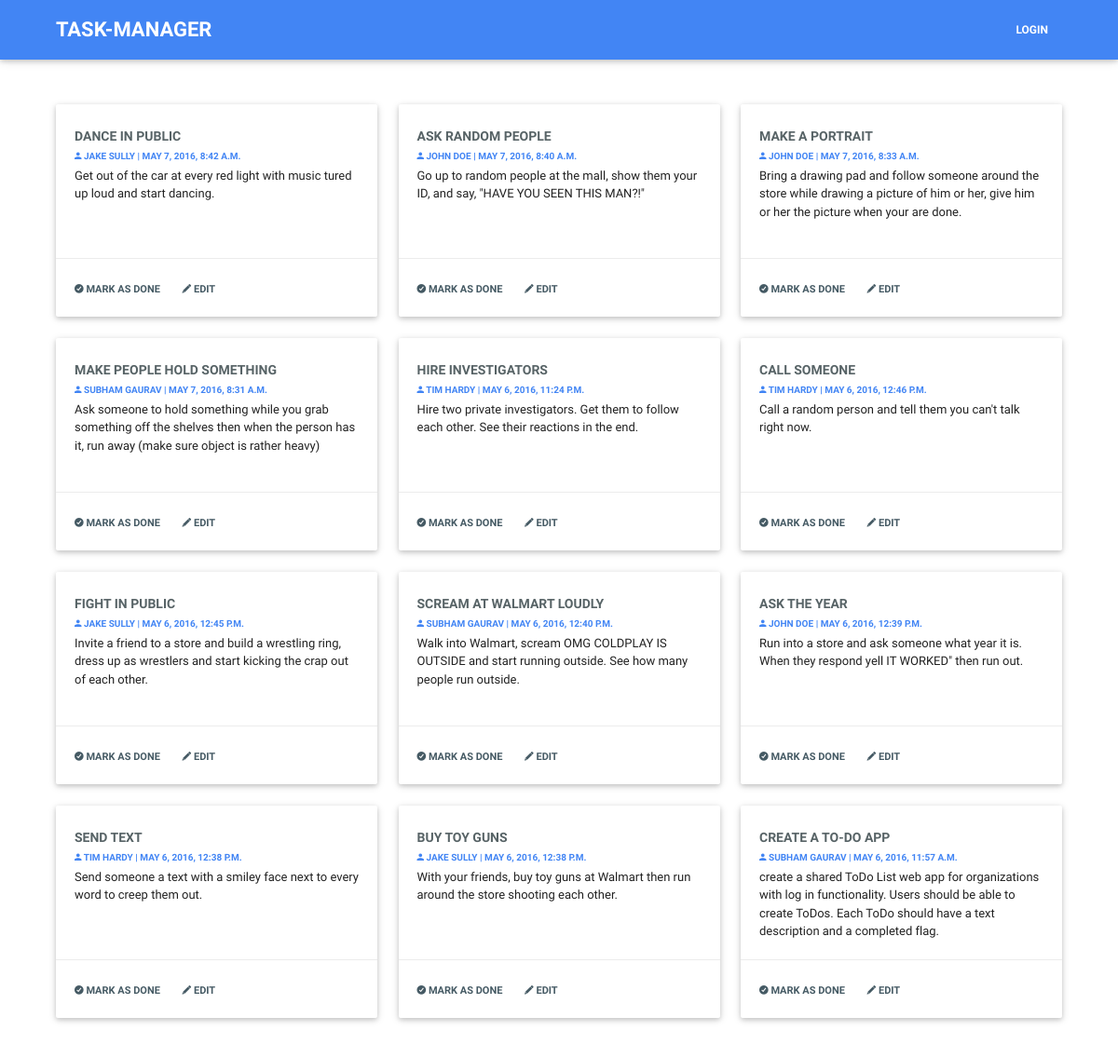
Before: / with the older database file.
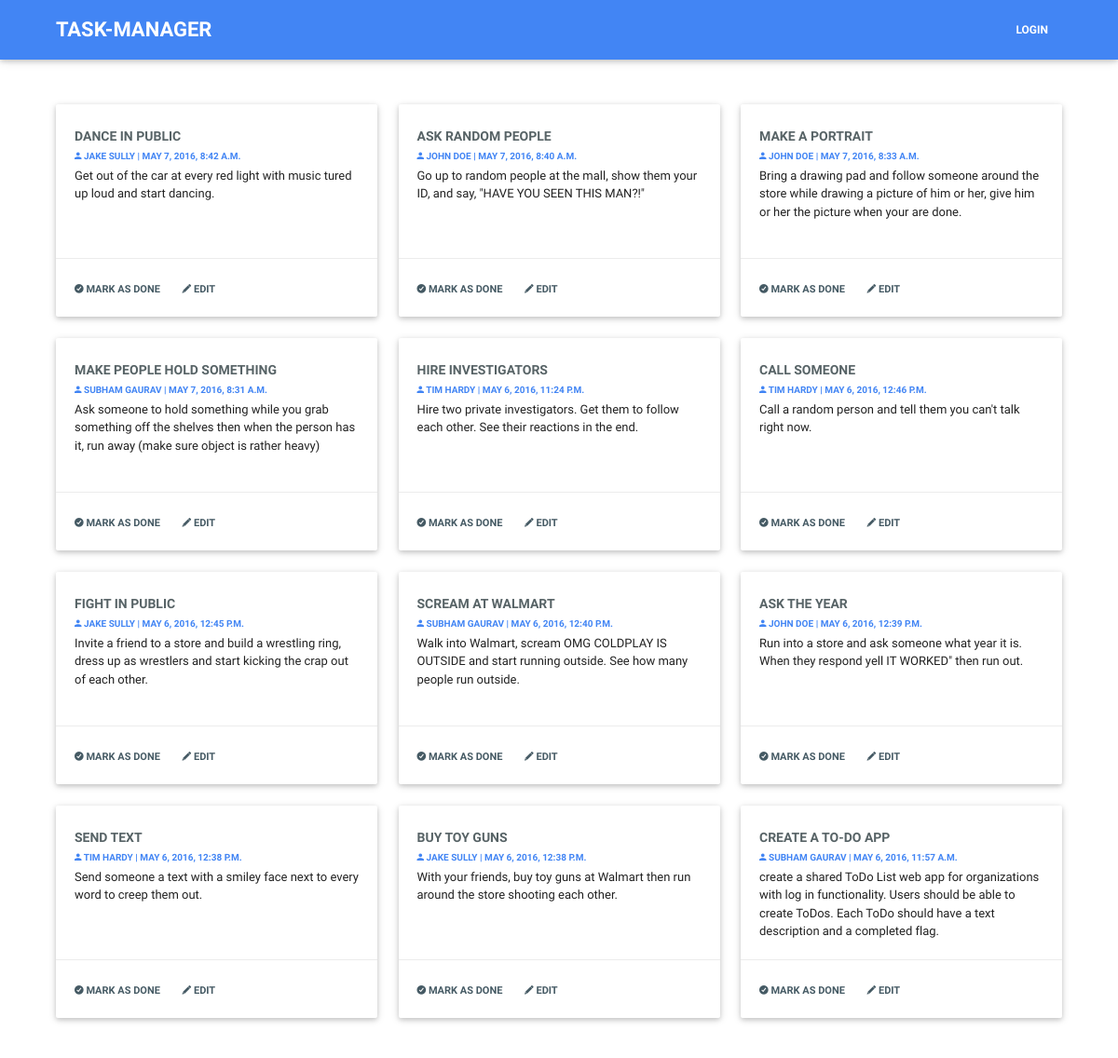
After: the same page with the newer database file.
### todo/models.py (models this page shows, shortened)
class ToDo(models.Model):
	title = models.CharField(max_length=100)
	desc = models.CharField(max_length=1000)
	creator = models.ForeignKey(User, related_name="todos")
	is_deleted = models.BooleanField(default=False)
	created_at = models.DateTimeField(auto_now_add=True)
	updated_at = models.DateTimeField(auto_now=True)
	class Meta:
		verbose_name_plural = "TODOs"

### todo/views.py (the view)
# urls.py: url(r'^', 'todo.views.home', name='home')
def home(request):
	todos = ToDo.objects.all().order_by('-created_at').exclude(is_deleted=True)
	return render_to_response('todos.html', {'todos': todos}, context_instance=RequestContext(request))

### templates/todos.html (shortened to what this page needs)
{% extends 'index.html' %}
{% block page_content %}
	<div class="row">
		{% for todo in todos %}
			<div class="col l4 m6 s12">
				<div class="card">
					<div class="card-content">
					    <h6 class="title news-headline">{{ todo.title }}</h6>
					    <h6 class="news-title">
					    	<a href="/get_user/{{ todo.creator.id }}/" class="news-title">
					    	<i class="ion-android-person"></i> {{ todo.creator.get_full_name }}
					    	</a>
					    	<b>|</b> {{ todo.created_at }}
					    	</h6>
					    <p class="news-text">{{ todo.desc }}</p>
					</div>
					<div class="card-action">
						{% if user.is_authenticated and todo.creator == user %}
		                	<a href="/delete_todo/{{ todo.id }}/"><i class="ion-checkmark-circled"></i> Mark as Done</a>
			                <a href="/edit_todo/{{ todo.id }}/" class="edit-todo" data-id="{{ todo.id }}"><i class="ion-edit"></i> Edit</a>
		                {% else %}
		                	<a class="disabled tooltipped" data-position="bottom" data-delay="50"
		                	   data-tooltip="You are not authorized to mark this task!"><i class="ion-checkmark-circled"></i> Mark as Done</a>
		                	<a class="disabled tooltipped" data-position="bottom" data-delay="50"
		                	   data-tooltip="You are not authorized to edit this task!"><i class="ion-edit"></i> Edit</a>
		                {% endif %}
		            </div>
		        </div>
			</div>
		{% endfor %}
	</div>
{% endblock %}

Changed rows visible on the page:
changed ToDo: title "SCREAM AT WALMART LOUDLY" → "SCREAM AT WALMART"
